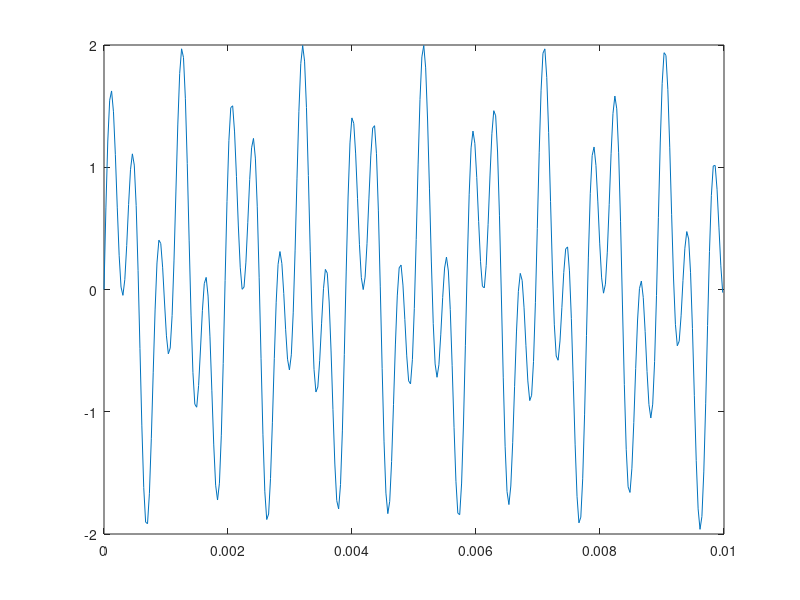
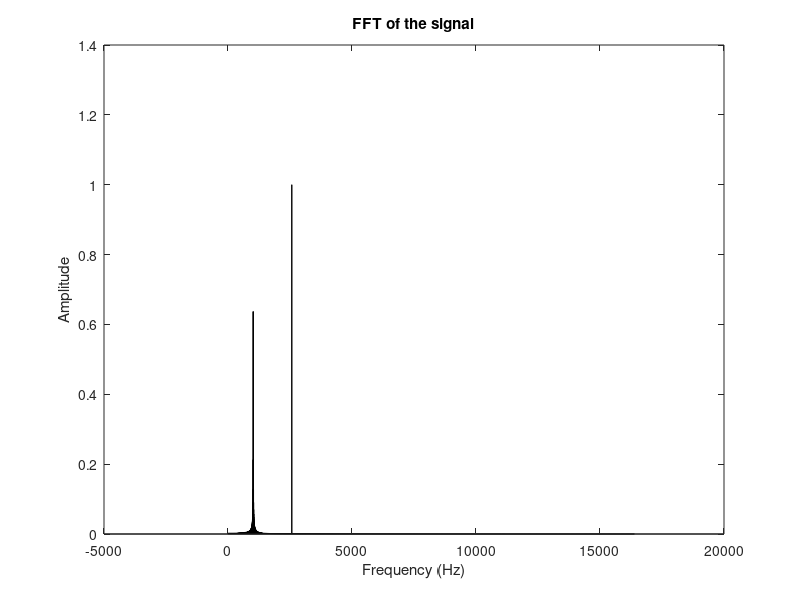
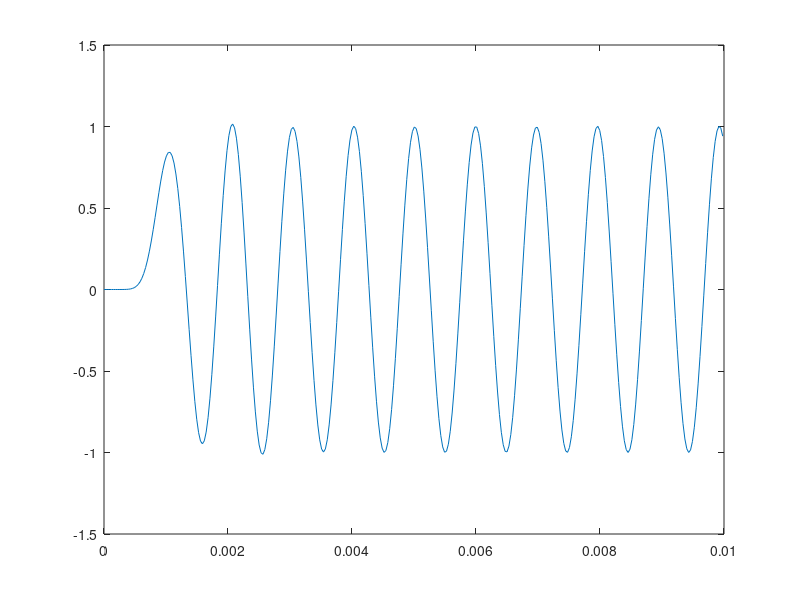

Here is the MATLAB script that generated these plots, in order:
clear variables;
clc;
close all;

f1 = randi(3000) + 1000;
f2 = randi(3000) + 1000;

fs = 4 * 8192;
L = 8192;
t = (0:L-1) / fs;
y = sin(2 * pi * f1 * t) + sin(2 * pi * f2 * t);

plot(t(t<0.01), y(t<0.01))

n = 2^nextpow2(L);
s = fft(y, n)/L;
s = 2 * abs(s(1:n / 2 + 1));
f = linspace(0, 1, n / 2 + 1) * fs/2;

figure;
bar(f, s)
xlabel("Frequency (Hz)")
ylabel("Amplitude")
title("FFT of the signal")

F = f(s > 0.5)
fo = mean(F);

[l, m] = butter(12, 2 * fo / fs, 'low');
y1 = filter(l, m, y);
figure;
plot(t(t<0.01), y1(t<0.01));